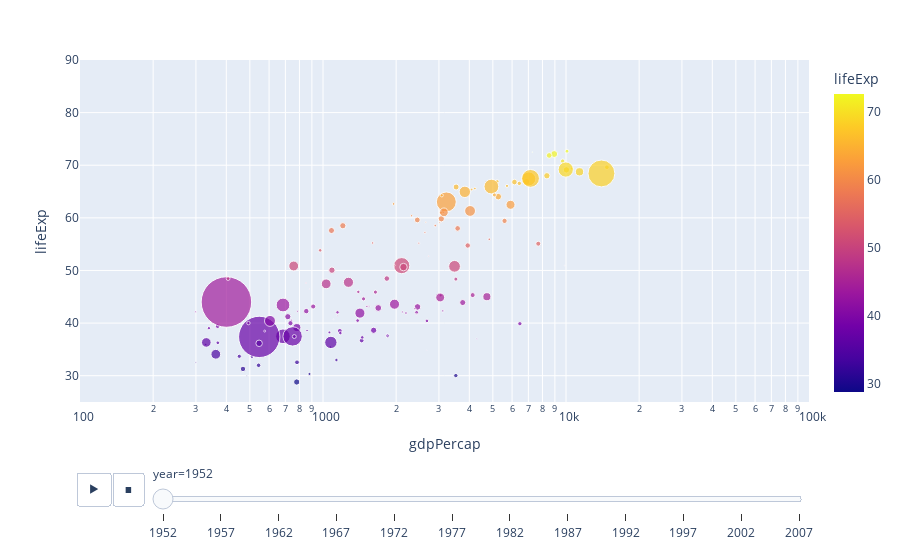

Notebook source saved alongside this figure:
### Markdown cell above
7.

### Code cell
import plotly.express as px
df = px.data.gapminder()
px.scatter(df, x="gdpPercap", y="lifeExp", animation_frame="year", animation_group="country",
           size="pop", color="lifeExp", hover_name="country",
           log_x=True, size_max=55, range_x=[100,100000], range_y=[25,90])
# Change color to represent life expectancy

### Figure 1 — Plotly figure (JSON) as saved in the notebook; plotly's stock layout.template omitted (floating-point values rounded to 4 significant figures; data arrays with more than 128 entries replaced by an {"elided": "..."} marker saying what was removed)
{"data": [{"hovertemplate": "<b>%{hovertext}</b><br><br>year=1952<br>gdpPercap=%{x}<br>lifeExp=%{marker.color}<br>pop=%{marker.size}<extra></extra>", "hovertext": {"elided": "142 str values"}, "ids": {"elided": "142 str values"}, "legendgroup": "", "marker": {"color": {"elided": "142 float values"}, "coloraxis": "coloraxis", "size": {"elided": "142 int values"}, "sizemode": "area", "sizeref": 435900.0, "symbol": "circle"}, "mode": "markers", "name": "", "orientation": "v", "showlegend": false, "type": "scatter", "x": {"elided": "142 float values"}, "xaxis": "x", "y": {"elided": "142 float values"}, "yaxis": "y"}], "layout": {"coloraxis": {"colorbar": {"title": {"text": "lifeExp"}}, "colorscale": [[0, "#0d0887"], [0.1111, "#46039f"], [0.2222, "#7201a8"], [0.3333, "#9c179e"], [0.4444, "#bd3786"], [0.5556, "#d8576b"], [0.6667, "#ed7953"], [0.7778, "#fb9f3a"], [0.8889, "#fdca26"], [1, "#f0f921"]]}, "legend": {"itemsizing": "constant", "tracegroupgap": 0}, "margin": {"t": 60}, "sliders": [{"active": 0, "currentvalue": {"prefix": "year="}, "len": 0.9, "pad": {"b": 10, "t": 60}, "steps": [{"args": [["1952"], {"frame": {"duration": 0, "redraw": false}, "fromcurrent": true, "mode": "immediate", "transition": {"duration": 0, "easing": "linear"}}], "label": "1952", "method": "animate"}, {"args": [["1957"], {"frame": {"duration": 0, "redraw": false}, "fromcurrent": true, "mode": "immediate", "transition": {"duration": 0, "easing": "linear"}}], "label": "1957", "method": "animate"}, {"args": [["1962"], {"frame": {"duration": 0, "redraw": false}, "fromcurrent": true, "mode": "immediate", "transition": {"duration": 0, "easing": "linear"}}], "label": "1962", "method": "animate"}, {"args": [["1967"], {"frame": {"duration": 0, "redraw": false}, "fromcurrent": true, "mode": "immediate", "transition": {"duration": 0, "easing": "linear"}}], "label": "1967", "method": "animate"}, {"args": [["1972"], {"frame": {"duration": 0, "redraw": false}, "fromcurrent": true, "mode": "immediate", "transition": {"duration": 0, "easing": "linear"}}], "label": "1972", "method": "animate"}, {"args": [["1977"], {"frame": {"duration": 0, "redraw": false}, "fromcurrent": true, "mode": "immediate", "transition": {"duration": 0, "easing": "linear"}}], "label": "1977", "method": "animate"}, {"args": [["1982"], {"frame": {"duration": 0, "redraw": false}, "fromcurrent": true, "mode": "immediate", "transition": {"duration": 0, "easing": "linear"}}], "label": "1982", "method": "animate"}, {"args": [["1987"], {"frame": {"duration": 0, "redraw": false}, "fromcurrent": true, "mode": "immediate", "transition": {"duration": 0, "easing": "linear"}}], "label": "1987", "method": "animate"}, {"args": [["1992"], {"frame": {"duration": 0, "redraw": false}, "fromcurrent": true, "mode": "immediate", "transition": {"duration": 0, "easing": "linear"}}], "label": "1992", "method": "animate"}, {"args": [["1997"], {"frame": {"duration": 0, "redraw": false}, "fromcurrent": true, "mode": "immediate", "transition": {"duration": 0, "easing": "linear"}}], "label": "1997", "method": "animate"}, {"args": [["2002"], {"frame": {"duration": 0, "redraw": false}, "fromcurrent": true, "mode": "immediate", "transition": {"duration": 0, "easing": "linear"}}], "label": "2002", "method": "animate"}, {"args": [["2007"], {"frame": {"duration": 0, "redraw": false}, "fromcurrent": true, "mode": "immediate", "transition": {"duration": 0, "easing": "linear"}}], "label": "2007", "method": "animate"}], "x": 0.1, "xanchor": "left", "y": 0, "yanchor": "top"}], "updatemenus": [{"buttons": [{"args": [null, {"frame": {"duration": 500, "redraw": false}, "fromcurrent": true, "mode": "immediate", "transition": {"duration": 500, "easing": "linear"}}], "label": "&#9654;", "method": "animate"}, {"args": [[null], {"frame": {"duration": 0, "redraw": false}, "fromcurrent": true, "mode": "immediate", "transition": {"duration": 0, "easing": "linear"}}], "label": "&#9724;", "method": "animate"}], "direction": "left", "pad": {"r": 10, "t": 70}, "showactive": false, "type": "buttons", "x": 0.1, "xanchor": "right", "y": 0, "yanchor": "top"}], "xaxis": {"anchor": "y", "domain": [0, 1], "range": [2, 5], "title": {"text": "gdpPercap"}, "type": "log"}, "yaxis": {"anchor": "x", "domain": [0, 1], "range": [25, 90], "title": {"text": "lifeExp"}}}}
